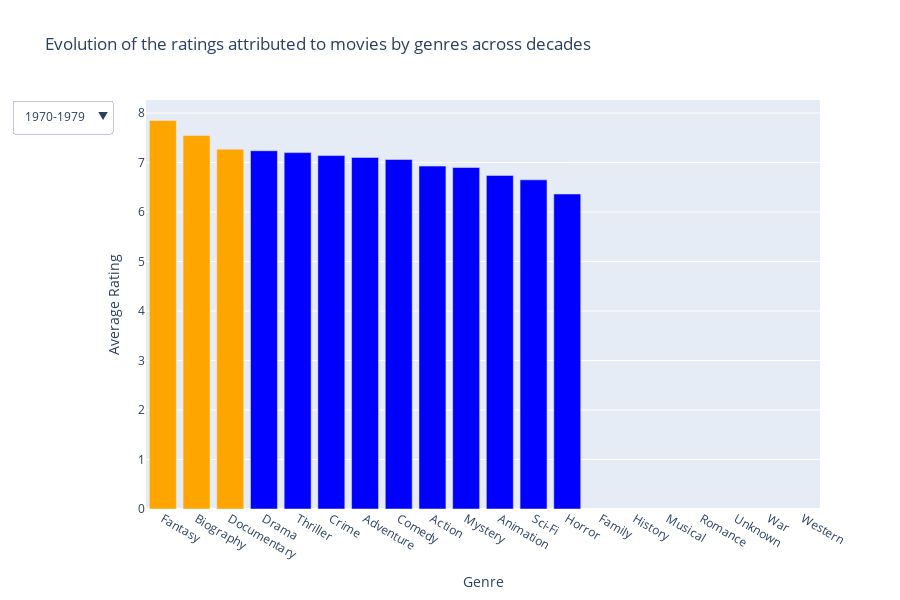

Notebook code cell kept with this figure:
### Markdown cell above
### 5.4.1 Genre popularity across decades

### Code cell
# We group by decade and genre and compute the average rating
rating_per_decade_genre = df.groupby(["Decade", "Genres"])["Rating"].mean().reset_index()

# We plot the graph representing the evolution of the ratings attributed to movies by the decades
# Create a figure
fig = go.Figure()

# Add bars for each decade
for decade in rating_per_decade_genre["Decade"].unique():
    # Filter by decade and sort by Rating 
    df_decade = rating_per_decade_genre[rating_per_decade_genre["Decade"] == decade]
    df_decade = df_decade.sort_values(by="Rating", ascending=False)

    # Color the 3 genres with the most releases in orange
    colors = ["orange" if i < 3 else "blue" for i in range(len(df_decade))]

    fig.add_trace(go.Bar(
        x=df_decade["Genres"],
        y=df_decade["Rating"],
        name=decade,
        visible=False,
        marker_color=colors,
    ))

# Make the first decade visible by default
fig.data[0].visible = True

# Configuring animations
fig.update_layout(
    updatemenus=[{
        "buttons": [
            {
                "label": decade,
                "method": "update",
                "args": [
                    {"visible": [decade == d for d in rating_per_decade_genre["Decade"].unique()]},
                    {"yaxis": {"range": [0, rating_per_decade_genre[rating_per_decade_genre["Decade"] == decade]["Rating"].max()]}}
                ]
            } for decade in rating_per_decade_genre["Decade"].unique()
        ],
        "direction": "down",
        "showactive": True
    }],
    title="Evolution of the ratings attributed to movies by genres across decades",
    height=600
)

# Edit axis titles
fig.update_layout(
    xaxis_title="Genre",
    yaxis_title="Average Rating"
)

# Show chart
fig.show()

### Figure 1 — Plotly figure (JSON) as saved in the notebook; plotly's stock layout.template omitted (floating-point values rounded to 4 significant figures)
{"data": [{"marker": {"color": ["orange", "orange", "orange", "blue", "blue", "blue", "blue", "blue", "blue", "blue", "blue", "blue", "blue", "blue", "blue", "blue", "blue", "blue", "blue", "blue"]}, "name": "1970-1979", "type": "bar", "visible": true, "x": ["Fantasy", "Biography", "Documentary", "Drama", "Thriller", "Crime", "Adventure", "Comedy", "Action", "Mystery", "Animation", "Sci-Fi", "Horror", "Family", "History", "Musical", "Romance", "Unknown", "War", "Western"], "y": [7.85, 7.545, 7.27, 7.238, 7.2, 7.141, 7.103, 7.062, 6.928, 6.9, 6.74, 6.65, 6.364, null, null, null, null, null, null, null]}, {"marker": {"color": ["orange", "orange", "orange", "blue", "blue", "blue", "blue", "blue", "blue", "blue", "blue", "blue", "blue", "blue", "blue", "blue", "blue", "blue", "blue", "blue"]}, "name": "1980-1989", "type": "bar", "visible": false, "x": ["Romance", "Animation", "Thriller", "Biography", "Sci-Fi", "Fantasy", "Drama", "Comedy", "Crime", "Action", "Adventure", "Documentary", "Family", "Horror", "Mystery", "History", "Musical", "Unknown", "War", "Western"], "y": [8.2, 7.575, 7.4, 7.36, 7.333, 7.33, 7.076, 7.068, 7.043, 6.951, 6.902, 6.853, 6.8, 6.645, 5.3, null, null, null, null, null]}, {"marker": {"color": ["orange", "orange", "orange", "blue", "blue", "blue", "blue", "blue", "blue", "blue", "blue", "blue", "blue", "blue", "blue", "blue", "blue", "blue", "blue", "blue"]}, "name": "1990-1999", "type": "bar", "visible": false, "x": ["Thriller", "Animation", "Biography", "Crime", "Adventure", "Drama", "Horror", "Comedy", "Documentary", "Western", "Action", "Fantasy", "Mystery", "Sci-Fi", "Family", "Romance", "History", "Musical", "Unknown", "War"], "y": [7.9, 7.5, 7.173, 7.102, 7.016, 7.004, 6.986, 6.936, 6.806, 6.8, 6.786, 6.473, 6.4, 6, 5.3, 4.5, null, null, null, null]}, {"marker": {"color": ["orange", "orange", "orange", "blue", "blue", "blue", "blue", "blue", "blue", "blue", "blue", "blue", "blue", "blue", "blue", "blue", "blue", "blue", "blue", "blue"]}, "name": "2000-2009", "type": "bar", "visible": false, "x": ["Fantasy", "Thriller", "Sci-Fi", "Mystery", "Animation", "Biography", "Crime", "Unknown", "Drama", "Action", "Adventure", "Comedy", "Documentary", "War", "Romance", "Horror", "Musical", "Family", "History", "Western"], "y": [7.513, 7.23, 7.12, 7.056, 7.013, 6.882, 6.835, 6.8, 6.773, 6.763, 6.659, 6.593, 6.545, 6.467, 6.356, 6.274, 6.211, 5.8, null, null]}, {"marker": {"color": ["orange", "orange", "orange", "blue", "blue", "blue", "blue", "blue", "blue", "blue", "blue", "blue", "blue", "blue", "blue", "blue", "blue", "blue", "blue", "blue"]}, "name": "2010-2019", "type": "bar", "visible": false, "x": ["Musical", "Documentary", "Unknown", "Animation", "Biography", "Mystery", "Drama", "Crime", "Adventure", "Comedy", "Sci-Fi", "Action", "Fantasy", "Thriller", "Horror", "Romance", "Family", "History", "War", "Western"], "y": [7.125, 6.807, 6.8, 6.749, 6.744, 6.709, 6.671, 6.641, 6.538, 6.437, 6.4, 6.363, 6.276, 6.237, 5.961, 5.9, null, null, null, null]}, {"marker": {"color": ["orange", "orange", "orange", "blue", "blue", "blue", "blue", "blue", "blue", "blue", "blue", "blue", "blue", "blue", "blue", "blue", "blue", "blue", "blue", "blue"]}, "name": "2020-2029", "type": "bar", "visible": false, "x": ["Family", "Unknown", "Romance", "History", "Documentary", "Animation", "Biography", "Drama", "Musical", "Crime", "Adventure", "Fantasy", "Comedy", "Thriller", "Action", "Horror", "Mystery", "Sci-Fi", "War", "Western"], "y": [7.85, 7.15, 7, 6.8, 6.723, 6.662, 6.557, 6.501, 6.4, 6.293, 6.291, 6.175, 6.159, 6.065, 6.002, 5.895, 5.65, 5.6, null, null]}], "layout": {"height": 600, "title": {"text": "Evolution of the ratings attributed to movies by genres across decades"}, "updatemenus": [{"buttons": [{"args": [{"visible": [true, false, false, false, false, false]}, {"yaxis": {"range": [0, 7.85]}}], "label": "1970-1979", "method": "update"}, {"args": [{"visible": [false, true, false, false, false, false]}, {"yaxis": {"range": [0, 8.2]}}], "label": "1980-1989", "method": "update"}, {"args": [{"visible": [false, false, true, false, false, false]}, {"yaxis": {"range": [0, 7.9]}}], "label": "1990-1999", "method": "update"}, {"args": [{"visible": [false, false, false, true, false, false]}, {"yaxis": {"range": [0, 7.513]}}], "label": "2000-2009", "method": "update"}, {"args": [{"visible": [false, false, false, false, true, false]}, {"yaxis": {"range": [0, 7.125]}}], "label": "2010-2019", "method": "update"}, {"args": [{"visible": [false, false, false, false, false, true]}, {"yaxis": {"range": [0, 7.85]}}], "label": "2020-2029", "method": "update"}], "direction": "down", "showactive": true}], "xaxis": {"title": {"text": "Genre"}}, "yaxis": {"title": {"text": "Average Rating"}}}}
